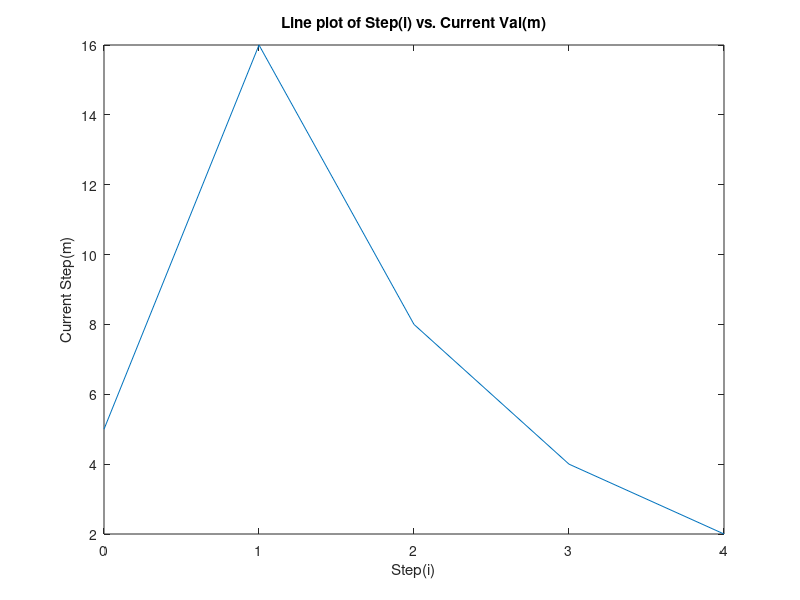

Here is the MATLAB script that generated this plot:
% Christian Rouhana
% 11693917

clear;
n = input("Please enter a starting value ");
m = double(n);
i = 0;
past_vals = [];
step = [];
while 1
    if i >= 100000
        disp("It takes more than 100,000 steps to test the conjecture");
        break;
    end
    if ismember(m, past_vals)
        fprintf("Collatz conjecture is false and %d is the counter example!", n);
        break;
    end
    if m == 1
        fprintf("Collatz conjecture is true for %d and it takes %d steps to reach 1.", n, i);
        figure
        plot(step, past_vals)
        title('Line plot of Step(i) vs. Current Val(m)')
        xlabel('Step(i)')
        ylabel('Current Step(m)')
        break;
    end
    past_vals(i+1) = m;
    step(i+1) = i;
    if rem(m, 2) == 0
        m = m/2;
    else
        m = m * 3 + 1;
    end
    i = i + 1;
end